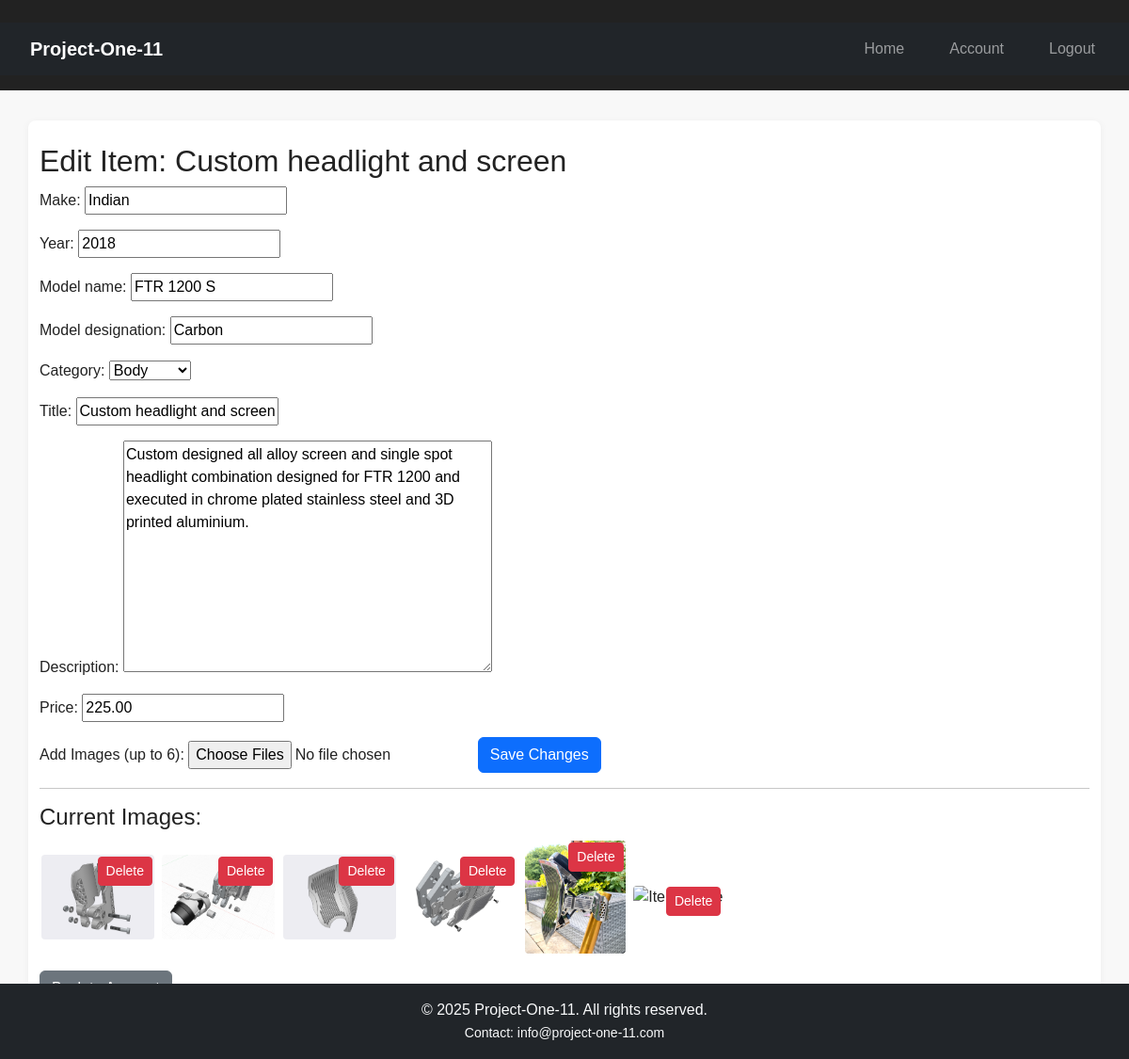
The page /item/3/edit/ (signed in) on the database its author committed.
### marketplace/models.py (models this page shows, shortened)
class Item(models.Model):
    CATEGORY_CHOICES = [
        ('engine', 'Engine'),
        ('body', 'Body'),
        ('electrical', 'Electrical'),
        ('other', 'Other'),
    ]
    make = models.CharField(max_length=50, blank=True, null=True)
    year = models.CharField(max_length=10, blank=True, null=True)
    model_name = models.CharField(max_length=50, blank=True, null=True)
    model_designation = models.CharField(max_length=50, blank=True, null=True)
    category = models.CharField(max_length=20, choices=CATEGORY_CHOICES)
    title = models.CharField(max_length=100)
    description = models.TextField()
    price = models.DecimalField(max_digits=10, decimal_places=2)
    owner = models.ForeignKey(settings.AUTH_USER_MODEL, on_delete=models.CASCADE, related_name='items')
    created_at = models.DateTimeField(auto_now_add=True)

class ItemImage(models.Model):
    item = models.ForeignKey(Item, on_delete=models.CASCADE, related_name='images')
    image = models.ImageField(upload_to='item_images/')
    uploaded_at = models.DateTimeField(auto_now_add=True)

### accounts/views.py (the view)
# urls.py: path('item/<int:item_id>/edit/', views.edit_item, name='edit_item'),
def edit_item(request, item_id):
    from marketplace.models import Item, ItemImage
    item = get_object_or_404(Item, id=item_id, owner=request.user)
    if request.method == 'POST':
        form = ItemForm(request.POST, request.FILES, instance=item)
        if form.is_valid():
            updated_item = form.save()
            images = request.FILES.getlist('images')
            for idx, image in enumerate(images):
                if idx < 6:
                    ItemImage.objects.create(item=updated_item, image=image)
            return redirect('account')
    else:
        form = ItemForm(instance=item)
    return render(request, 'edit_item.html', {'form': form, 'item': item})

### accounts/forms.py
class ItemForm(forms.ModelForm):
    class Meta:
        model = Item
        fields = ['make', 'year', 'model_name', 'model_designation', 'category', 'title', 'description', 'price']

### accounts/templates/edit_item.html (shortened to what this page needs)
{% extends 'base.html' %}
{% block content %}
  <h2>Edit Item: {{ item.title }}</h2>
  <form method="post" enctype="multipart/form-data">
    {{ form.as_p }}
    <label for="id_images">Add Images (up to 6):</label>
    <input type="file" name="images" id="id_images" multiple accept="image/*">
    <button type="submit" class="btn btn-primary">Save Changes</button>
  </form>
  <hr>
  <h4>Current Images:</h4>
  {% if item.images.all %}
    <div>
      {% for image in item.images.all %}
        <div style="display:inline-block;position:relative;margin:2px;">
          <img src="{{ image.image.url }}" alt="Item image" style="max-width:120px;max-height:120px;border-radius:4px;">
          <a href="{% url 'delete_item_image' image.id %}" class="btn btn-sm btn-danger" style="position:absolute;top:2px;right:2px;">Delete</a>
        </div>
      {% endfor %}
    </div>
  {% else %}
    <p>No images uploaded for this item.</p>
  {% endif %}
  <a href="{% url 'account' %}" class="btn btn-secondary mt-3">Back to Account</a>
{% endblock %}

### static/style.css (style rules this page uses)
body { margin: 0; font-family: Arial, sans-serif; background: #f8f8f8; color: #222; }

### rows shown on the page
Item: title "Custom headlight and screen", make "Indian", year "2018", model_name "FTR 1200 S", model_designation "Carbon", category "Body", description "Custom designed all alloy screen and single spot headlight combination designed for FTR 1200 and executed in chrome plated stainless steel and 3D printed aluminium.", price "225.00"
ItemImage: image (picture)
ItemImage: image (picture)
ItemImage: image (picture)
ItemImage: image (picture)
ItemImage: image (picture)

### other values the page prints
{{ now|default:2025 }} "2025"
